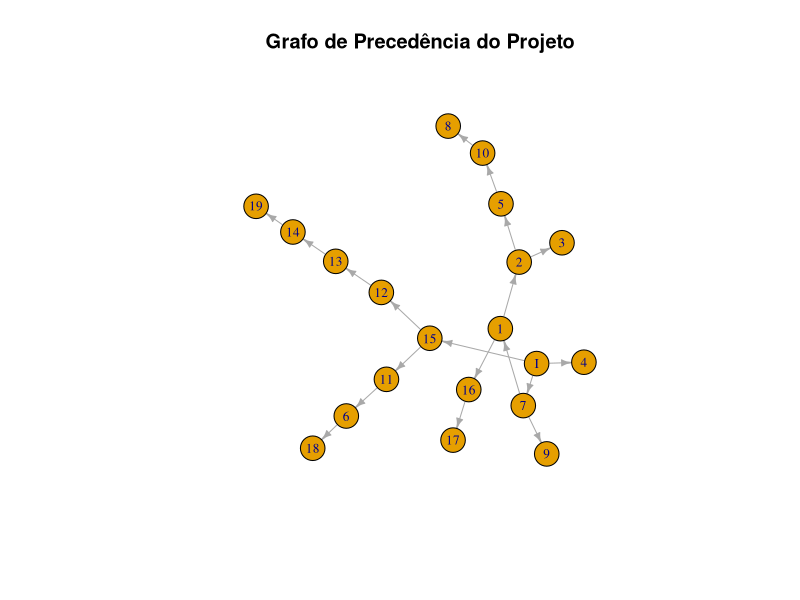

Write the R code that produced this figure.
# Tabela de dados corrigida
projeto <- data.frame(
  Atividade = 1:19,
  Descrição = c("Remove refractory material", "Repair inner air casing", "Repair outer air casing",
                "Repair under boiler", "Rebrick", "Chemically clean", "Remove air registers",
                "Install plastic refractory", "Repair air register assemblies", "Install air registers",
                "Rag for chemical cleaning", "Remove drum internals", "Repair drum internals",
                "Install drum internals", "Initial hydrostatic test", "Exploratory block",
                "Retube and poll", "Preliminary hydrostatic test", "Final hydrostatic test"),
  Pred = c("7", "1", "2", "-", "2", "11", "-", "10", "7", "5", "15", "15", "12", "13", "-", "1", "16", "6", "14"),
  DMin = c(4, 1, 1, 14, 5, 4, 0, 0.5, 10, 0.5, 5, 0.5, 5, 1, 1, 7, 4, 0, 0),
  DMp = c(5, 5, 5, 27, 6, 6, 0.5, 0.5, 10, 1, 6, 0.5, 12, 1.5, 2, 8, 6, 0, 0),
  DMax = c(10, 14, 10, 35, 14, 8, 3, 1, 20, 3, 7, 3, 18, 3, 5, 18, 12, 14, 3)
)

# Carregar pacote igraph
library(igraph)

# Função para desenhar o grafo de precedência do projeto
q1 <- function() {
  # Criar o grafo
  graf <- graph_from_data_frame(projeto[, c("Pred", "Atividade")], directed = TRUE)
  
  # Adicionar nó inicial "I" e conectar às atividades iniciais com predecessores "-"
  graf <- add_vertices(graf, 1, name = "I")
  atividades_iniciais <- projeto$Atividade[projeto$Pred == "-"]
  for (atividade in atividades_iniciais) {
    graf <- add_edges(graf, c("I", as.character(atividade)))
  }
  
  # Remover os nós iniciais redundantes
  graf <- delete_vertices(graf, which(V(graf)$name == "-"))
  
  # Plotar o grafo com ajustes para evitar sobreposição de nós
  plot(graf, main = "Grafo de Precedência do Projeto", vertex.label = V(graf)$name, vertex.label.cex = 0.8,
       layout = layout_with_dh, vertex.size = 15, edge.arrow.size = 0.5, margin = 0.1)
  # o layout layout_with_dh que posiciona os nós de forma mais espaçada horizontalmente. 
  # Também mudei o tamanho dos nós (vertex.size) e o tamanho das setas das arestas (edge.arrow.size) para melhorar a visualização.
  # E defini uma margem (margin) para deixar um espaço em branco ao redor do grafo.
}


# Função para identificar as atividades iniciais e finais
q2 <- function() {
  # Identificar atividades iniciais
  atividades_iniciais <- projeto$Atividade[projeto$Pred == "-"]
  
  # Identificar atividades finais
  atividades_finais <- projeto$Atividade[!(projeto$Atividade %in% projeto$Pred)]
  
  cat("Atividades Iniciais:", atividades_iniciais, "\n")
  cat("Atividades Finais:", atividades_finais, "\n")
}

# Chamadas de função para testar cada parte do exercício
q1()
q2()


# Função para gerar um novo grafo de precedência com uma atividade inicial e uma final
q3 <- function() {
  
}


# Função para calcular aproximações empíricas para o risco de prazo da obra
q4 <- function() {
}

# Função para estimar as probabilidades das atividades pertencerem ao caminho crítico
q5 <- function() {
}

# Função para calcular a distribuição de probabilidade da data de início mais cedo para todas as atividades
q6 <- function() {
}

# Função para gerar um cronograma com probabilidade de 85% de ser cumprido
q7 <- function() {
}

# Função para desenhar um diagrama de Gantt para o agendamento
q8 <- function() {
}

# Chamadas de função para testar cada parte do exercício
q3()
q4()
q5()
q6()
q7()
q8()
